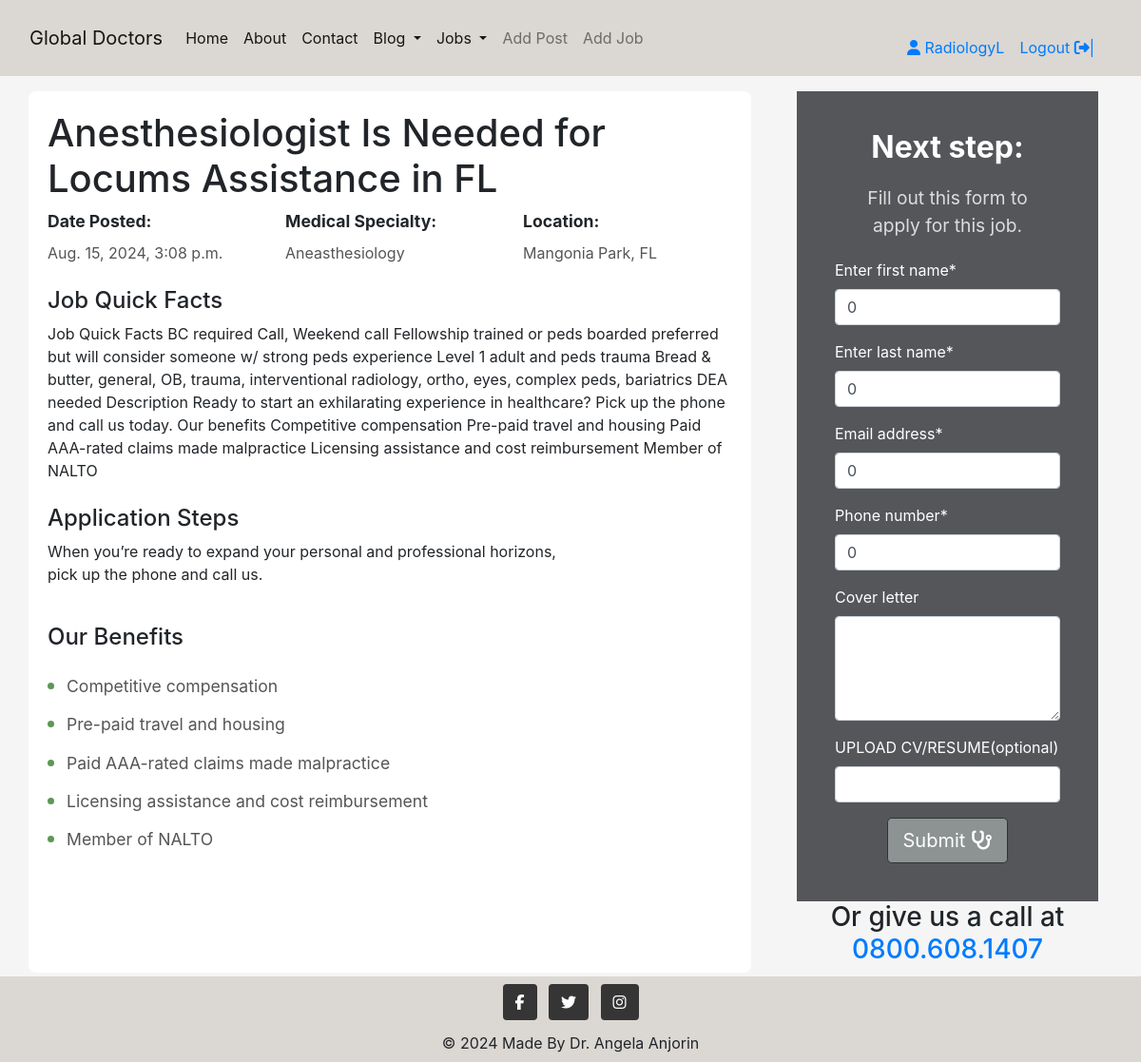
/jobs/anesthesiologist-is-needed-for-locums-assistance-in-fl/ (signed in), run on the app's committed database.
### profile/models.py (models this page shows)
class CustomUser(AbstractUser):
    groups = models.ManyToManyField(
        Group,
        related_name='customuser_set', blank=True,
    )
    user_permissions = models.ManyToManyField(
        Permission,
        related_name= 'customuser_set', blank=True,
    )
    pass

### jobs/models.py (models this page shows, shortened)
class Job(models.Model):
    title = models.CharField(max_length=200, unique=True)
    slug = models.SlugField(max_length=200, unique=True)
    author = models.ForeignKey(
    CustomUser, on_delete=models.CASCADE, related_name="job_posts")
    speciality = models.ForeignKey(Speciality, on_delete=models.PROTECT, default=4)
    location = models.CharField(max_length=100, unique=True)
    start_date = models.DateField()
    end_date = models.DateField()
    created_on = models.DateTimeField(auto_now_add=True)
    description = models.TextField()
    status = models.IntegerField(choices=STATUS, default=0)
    updated_on = models.DateTimeField(auto_now=True)
    stars = models.PositiveIntegerField(
        default=3,
        validators=[
            MinValueValidator(1),
            MaxValueValidator(5)]
    )
    class Meta:
        ordering = ["-created_on"]

class Speciality(models.Model):
    class Meta:
        verbose_name_plural = 'Specialities'
    name = models.CharField(max_length=30, unique=True)
    def __str__(self):
        return self.name

### jobs/views.py (the view)
# urls.py: path('jobs/<slug:slug>/', views.job_detail_view, name='job_detail'),
def job_detail_view(request, slug):
    job = get_object_or_404(Job, slug=slug)
    existing_application = JobApplication.objects.filter(job=job, applicant=request.user).first()
    if request.method == 'POST':
        form = JobApplicationForm(request.POST, request.FILES, instance=existing_application)
        if form.is_valid():
            application = form.save(commit=False)
            application.job = job
            application.applicant = request.user
            application.save()
            if existing_application:
                messages.success(request, "Your application has been updated.")
                return redirect('profile', pk=request.user.pk)
            else:
                messages.success(request, "Your application has been submitted. We will reach out to you shortly!")
            return redirect('home')
    else:
        form = JobApplicationForm(instance=existing_application)
    return render(
        request,
        'jobs/job_detail.html',
        {'job': job,
        'form': form,
        'is_editing': bool(existing_application),
        }
    )

### jobs/forms.py (shortened to what this page needs)
class JobApplicationForm(forms.ModelForm):
    class Meta:
        model = JobApplication
        fields = [
            'applicant_first_name',
            'applicant_last_name',
            'applicant_email',
            'applicant_phone',
            'cover_letter',
            'cv']
        widgets = {
            'cover_letter' : forms.Textarea(attrs={'rows':4}),
        }
        labels = {
            'applicant_first_name': "Enter first name",
            'applicant_last_name': "Enter last name",
            'applicant_email': "Email address",
            'applicant_phone': "Phone number",
            'cover_letter':"Cover letter",
            'cv': "UPLOAD CV/RESUME(optional)",
        }
    def __init__(self, *args, **kwargs):
        self.job = kwargs.pop('job', None)
        self.user = kwargs.pop('user', None)
        super().__init__(*args, **kwargs)
        if self.job:
            self.fields['cv'].required =False

### blog/views.py (called while the page is built)
def category_list(request):
    category_list = Category.objects.exclude(name='other')
    context = {
        "category_list": category_list,
    }
    return context

### jobs/views.py (called while the page is built)
def speciality_list(request):
    speciality_list = Speciality.objects.exclude(name='other')
    context = {
        'speciality_list': speciality_list
    }
    return context

### jobs/templates/jobs/job_detail.html (shortened to what this page needs)
{% extends "base.html" %}
{% load static %}
{% block content %}
{% load crispy_forms_tags %}
<div class="container">
    <div class="row">
        <div class="col-lg-8 col-md-7 job-detail">
            <h1>{{ job.title }}</h1>
            <div class="row">
                <div class="col-md-4 col-12 quick-fact">
                    <label>Date Posted:</label><br>
                    <span>{{ job.created_on }}</span>
                </div>
                <div class="col-md-4 col-12 quick-fact">
                    <label>Medical Specialty:</label><br>
                    <span>{{ job.speciality }}</span>
                </div>
                <div class="col-md-4 col-12 quick-fact">
                    <label>Location:</label><br>
                    <span>{{ job.location }}</span>
                </div>
            </div>
            <br>
            <h4>Job Quick Facts</h4>
            <div>{{ job.description }}</div>
            <br>
            <h4 class="forza dark-grey">Application Steps</h4>
            <div>
                <p>When you’re ready to expand your personal and professional horizons, <br>pick up the phone and call us.</p>
            </div>
            <br>
            <h4>Our Benefits</h4>
            <ul class="benefits-list">
                <li>Competitive compensation</li>
                <li>Pre-paid travel and housing</li>
                <li>Paid AAA-rated claims made malpractice</li>
                <li>Licensing assistance and cost reimbursement</li>
                <li>Member of NALTO</li>
            </ul>
        </div>
        <div class="col-lg-4 col-md-5 d-none d-md-block pl-5 form-column">
            <div class="form-container">
                <h2 class="text-center">Nex<span>t</span> s<span>t</span>ep:</h2>
                <p class="text-center">Fill out this form to<br>apply for this job.</p>
                <form method="POST" enctype="multipart/form-data">
                    {{ form|crispy }}
                    <div class="text-center">
                        <button id="submitButton" type="submit" class="btn btn-signup btn-lg">
                            Submit <i class="fa fa-stethoscope"></i>
                        </button>
                    </div>
                </form>
            </div>
            <h3 class="text-center">Or give us a call at
                <a class="text-center h3 m-auto" href="#">0800.608.1407</a>
            </h3>
        </div>
    </div>
</div>
{% endblock %}

### templates/base.html (shortened to what this page needs)
{% load static %}
{% url 'home' as home_url %}
{% url 'about' as about_url %}
{% url 'profile' as profile_url %}
{% url 'account_login' as login_url %}
{% url 'account_signup' as signup_url %}
{% url 'account_logout' as logout_url %}
<!DOCTYPE html>
<html lang="en">
<head>
    <link rel="stylesheet" href="https://cdn.jsdelivr.net/npm/bootstrap@4.3.1/dist/css/bootstrap.min.css"
>
    <link rel="stylesheet" href="{% static 'css/style.css' %}">
</head>
<body class="d-flex flex-column min-vh-100" style="padding-top: 70px;">
    {% load static %}
   <nav class="navbar navbar-expand-md navbar-light fixed-top mb-auto" style="background-color: #dbd7d2;">
       <div class="container-fluid">
           <a class="navbar-brand" href="{% url 'home' %}">Global Doctors</a>
           <div class="collapse navbar-collapse" id="navbarSupportedContent">
               <ul class="navbar-nav me-auto mb-2 mb-lg-0">
                   <li class="nav-item">
                       <a class="nav-link active" aria-current="page" href="/" aria-label="Go to the home page">Home</a>
                   </li>
                   <li>
                       <a class="nav-link active" aria-current="page" href="/about" aria-label="Go to the about page">About</a>
                   </li>
                   <li class="nav-item">
                       <a class="nav-link active" href="/contact" aria-label="Go to the contact page">Contact</a>
                   </li>
                   <li class="nav-item dropdown light">
                    <a class="nav-link dropdown-toggle active" href="#" id="navbarDropdownMenuLink" role="button"
                        data-bs-toggle="dropdown" aria-expanded="false">
                        Blog
                    </a>
                </li>
                    <li class="nav-item dropdown light">
                        <a class="nav-link dropdown-toggle active" href="#" id="navbarDropdownMenuLink" role="button"
                            data-bs-toggle="dropdown" aria-expanded="false">
                            Jobs
                        </a>
                    </li>
                        {% if user.is_authenticated %}
                    <li class="nav-item">
                        <a class="nav-link" href="{% url 'add_post' %}">Add Post</a>
                    </li>
                    <li class="nav-item">
                        <a class="nav-link" href="{% url 'add_job' %}">Add Job</a>
                    </li>
                {% endif %}
               </ul>
               {% if user.is_authenticated %}
               <ul class="d-flex login-box ml-auto">
                   <li class="nav-item">
                        {% if request.user.profile.user_type == 'employer' %}
                            <a class="nav-link active" href="{% url 'employer_profile' %}">
                                <i class="fa fa-user" aria-hidden="true"></i> {{ user.username | slice:":10" }}
                            </a>
                        {% else %}
                            <a class="nav-link active" href="{% url 'regular_profile' user.profile.pk %}">
                                <i class="fa fa-user" aria-hidden="true"></i> {{ user.username | slice:":10" }}
                            </a>
                        {% endif %}
                   </li>
                   <li class="nav-item">
                       <a class="nav-link active" href="{% url 'account_logout' %}" aria-label="Go to the logout page"> Logout <i class="fa fa-sign-out" aria-hidden="true"></i>|</a>
                   </li>
               </ul>
               {% endif %}
           </div>
       </div>
   </nav>
    <main class="flex-shrink-0 main-bg mb-auto mt-3">
      {% block content %}{% endblock content %}
    </main>
    <footer class="bg-body-tertiary text-center mt-auto" style="background-color: transparent;">
      <div class="container-fluid p-1 mt-1" style="background-color: #dbd7d2;">
        <div class="mb-1">
          <a class="btn text-white btn-floating m-1" style="background-color: #363535;" href="https://facebook.com" target="_blank" role="button"><i class="fab fa-facebook-f"></i></a>
          <a class="btn text-white btn-floating m-1" style="background-color: #363535;" href="https://twitter.com" target="_blank" role="button"><i class="fab fa-twitter"></i></a>
          <a class="btn text-white btn-floating m-1" style="background-color: #363535;" href="https://instagram.com" target="_blank" role="button"><i class="fab fa-instagram"></i></a>
        </div>
        <div class="text-center p-1">
        © 2024 Made By  Dr. Angela Anjorin
        </div>
      </div>
    </footer>
</body>
</html>

### static/css/style.css (style rules this page uses)
body { background-color: whitesmoke; }
.light { background-color: #dbd7d2; }
ul { list-style: none; }
button, [type="button"] { border: none; }
.navbar { width: 100%; height: 80px; background-color: #fff; z-index: 1500; position: fixed; }
.login-box { margin-right: 10px; margin-top: 35px; }
.login-box .nav-link { padding: 0.5rem 0.5rem; }
.btn-signup, .btn-edit { background-color: #8d9292; color: #fff; border-color:#2d3636; }
.job-detail { margin-top: 10px; padding: 20px; background-color: #fff; border-radius: 8px; }
.job-detail .quick-fact label { font-weight: bold; font-size: 1.1em; }
.job-detail .quick-fact span { font-size: 1em; color: #555; }
.benefits-list { list-style-type: disc; padding-left: 20px; margin-top: 20px; color: #333; }
.benefits-list li { margin-bottom: 10px; font-size: 1.1em; color: #555; }
.benefits-list li::marker { color: #5d9857; font-size: 1.2em; }
.form-column { margin-top: 10px; }
.form-container { padding: 40px; width: 100%; max-width: 320px; color:#fff; margin-left: auto; margin-right: auto; background-color: #54565a; }
.form-container h2 { font-size: 2em; font-weight: bold; color: #fff; margin-bottom: 20px; }
.form-container p { font-size: 1.2em; color: #ddd; }
.text-center { text-align: center; }
.h3 { font-size: 1.75rem; }
form { margin-top: 20px; }

### data on the page
CustomUser: username "RadiologyL"
Job: title "Anesthesiologist Is Needed for Locums Assistance in FL", created_on "Aug. 15, 2024, 3:08 p.m.", speciality "Aneasthesiology", location "Mangonia Park, FL", description "Job Quick Facts BC required Call, Weekend call Fellowship trained or peds boarded preferred but will consider someone w/ strong peds experience Level 1 adult and peds trauma Bread & butter, general, OB, trauma, interventional radiology, ortho, eyes, complex peds, bariatrics DEA needed Description Ready to start an exhilarating experience in healthcare? Pick up the phone and call us today. Our benefits Competitive compensation Pre-paid travel and housing Paid AAA-rated claims made malpractice Licensing assistance and cost reimbursement Member of NALTO"
